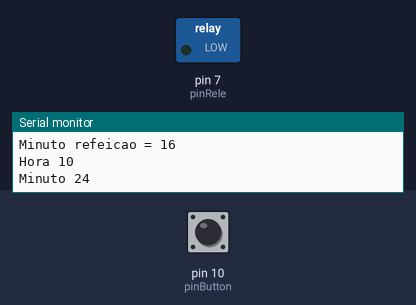
Bench run of a sketch on a simulated Arduino Uno, built with avr-gcc and run on an emulated ATmega328P. Shown: switched loads named in the sketch (green lamp = pin HIGH), the last lines printed to the serial monitor. Dashed ring = blinking. Inputs (shaded band) come from the test bench; at power-on: pin 10 (pinButton) HIGH. The local clock reads 2024-03-15 10:24:30 at power-on unless the sketch sets it.

Above: at 2.8 s.
2.9 s: pin 10 (pinButton) pulled LOW for 3.2 s
At 3.8 s:
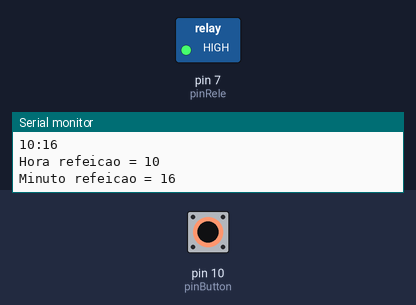
Timing chart, 0 to 7.5 s (numbered marks = the images above; inputs shaded):
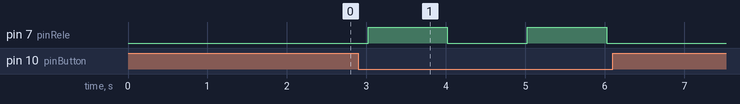

The sketch:

Ardpet.ino
```cpp
#include <DS3231.h>

DS3231 rtc(SDA, SCL);
Time t;

// Pin
int pinRed = 8;
int pinRele = 7;
int pinButton = 10;

// Time
int currentH, currentM;
String aux = "10:16";
int firstLunchH, firstLunchM;
int secondLunchH, secondLunchM;

// limit


void setup() {

  pinMode(pinRele, OUTPUT);
  pinMode(pinButton, INPUT);
  pinMode(pinRed, INPUT);

  rtc.begin();
  //    rtc.setDate(30, 11, 2022); // mm-dd-yy
  //    rtc.setDOW(WEDNESDAY); // Day of week
  //    rtc.setTime(10, 49, 00); // HH:mm:ss
  Serial.begin(9600);
}

void loop() {


  Serial.println(aux);
  String aux1 = aux.substring(0,2);
  String aux2 = aux.substring(3,5);
  firstLunchH = aux1.toInt();
  firstLunchM = aux2.toInt();


  Serial.print("Hora refeicao = ");
  Serial.println(firstLunchH);
  Serial.print("Minuto refeicao = ");
  Serial.println(firstLunchM);

// ACIONAMENTO MANUAL DO MOTOR
//========================================================//========================================================//=======================================

  if (digitalRead(pinButton) == LOW) {
    digitalWrite(pinRele, HIGH);
    delay(1000);
  }
  digitalWrite(pinRele, LOW);

//========================================================//========================================================//=======================================

// Monitorar tempo
//========================================================//========================================================//=======================================

  t = rtc.getTime();
  currentH = t.hour;
  currentM = t.min;

  Serial.print("Hora ");
  Serial.println(currentH);
  Serial.print("Minuto ");
  Serial.println(currentM);
  Serial.println("");
  delay(1000);

//========================================================//========================================================//=======================================


// Condicao para iniciar com tempo
//========================================================//========================================================//=======================================

  if (currentH == firstLunchH && currentM == firstLunchM) {
    bool start = true;
    do {
      if (LOW == digitalRead(pinRed)) {
        Serial.println("encerrar");
        digitalWrite(pinRele, LOW);
        delay(60000);
        break;
      }
      digitalWrite(pinRele, HIGH);
      delay(1000);
      Serial.println("funcionando");
    } while (start);
  }
//========================================================//========================================================//=======================================
}
```

Measured:
- after the input at 2.9 s, pin 7 (pinRele): alternates HIGH for 1.0 s and LOW for 1.0 s, 4 changes in all, then stays LOW, starting after 0.12 s
